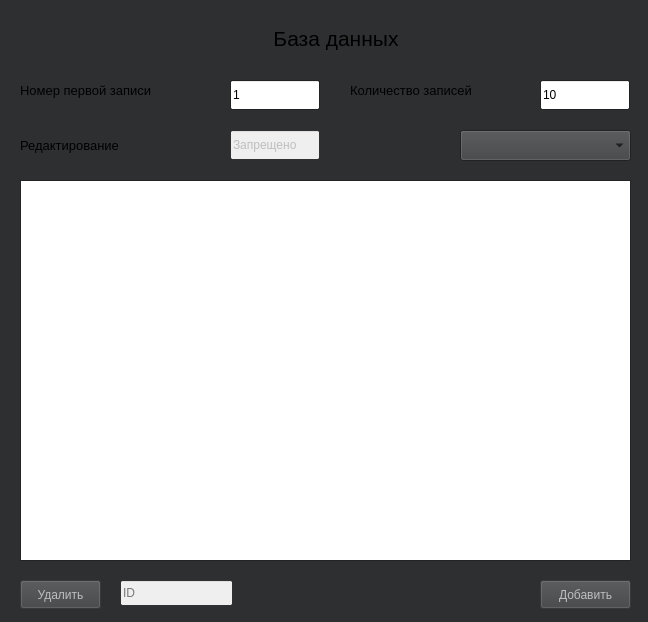
<?xml version="1.0" encoding="UTF-8"?>
<ui version="4.0">
 <class>database_view</class>
 <widget class="QDialog" name="database_view">
  <property name="geometry">
   <rect>
    <x>0</x>
    <y>0</y>
    <width>648</width>
    <height>622</height>
   </rect>
  </property>
  <property name="palette">
   <palette>
    <active>
     <colorrole role="Button">
      <brush brushstyle="SolidPattern">
       <color alpha="255">
        <red>7</red>
        <green>87</green>
        <blue>91</blue>
       </color>
      </brush>
     </colorrole>
     <colorrole role="Window">
      <brush brushstyle="SolidPattern">
       <color alpha="255">
        <red>196</red>
        <green>223</green>
        <blue>230</blue>
       </color>
      </brush>
     </colorrole>
    </active>
    <inactive>
     <colorrole role="Button">
      <brush brushstyle="SolidPattern">
       <color alpha="255">
        <red>64</red>
        <green>65</green>
        <blue>66</blue>
       </color>
      </brush>
     </colorrole>
     <colorrole role="Window">
      <brush brushstyle="SolidPattern">
       <color alpha="255">
        <red>46</red>
        <green>47</green>
        <blue>48</blue>
       </color>
      </brush>
     </colorrole>
    </inactive>
    <disabled>
     <colorrole role="Button">
      <brush brushstyle="SolidPattern">
       <color alpha="255">
        <red>64</red>
        <green>65</green>
        <blue>66</blue>
       </color>
      </brush>
     </colorrole>
     <colorrole role="Window">
      <brush brushstyle="SolidPattern">
       <color alpha="255">
        <red>68</red>
        <green>68</green>
        <blue>68</blue>
       </color>
      </brush>
     </colorrole>
    </disabled>
   </palette>
  </property>
  <property name="windowTitle">
   <string>База данных</string>
  </property>
  <widget class="QLabel" name="label">
   <property name="geometry">
    <rect>
     <x>190</x>
     <y>20</y>
     <width>292</width>
     <height>36</height>
    </rect>
   </property>
   <property name="font">
    <font>
     <pointsize>16</pointsize>
    </font>
   </property>
   <property name="text">
    <string>База данных</string>
   </property>
   <property name="alignment">
    <set>Qt::AlignCenter</set>
   </property>
  </widget>
  <widget class="QComboBox" name="db_combo">
   <property name="geometry">
    <rect>
     <x>460</x>
     <y>130</y>
     <width>171</width>
     <height>31</height>
    </rect>
   </property>
   <property name="font">
    <font>
     <pointsize>9</pointsize>
    </font>
   </property>
   <property name="editable">
    <bool>false</bool>
   </property>
   <property name="currentText">
    <string/>
   </property>
   <property name="placeholderText">
    <string>Выберите таблицу</string>
   </property>
  </widget>
  <widget class="QTableView" name="table_view">
   <property name="geometry">
    <rect>
     <x>20</x>
     <y>180</y>
     <width>611</width>
     <height>381</height>
    </rect>
   </property>
  </widget>
  <widget class="QLineEdit" name="first_number_edit">
   <property name="geometry">
    <rect>
     <x>230</x>
     <y>80</y>
     <width>90</width>
     <height>30</height>
    </rect>
   </property>
   <property name="text">
    <string>1</string>
   </property>
  </widget>
  <widget class="QLineEdit" name="records_limit_edit">
   <property name="geometry">
    <rect>
     <x>540</x>
     <y>80</y>
     <width>90</width>
     <height>30</height>
    </rect>
   </property>
   <property name="text">
    <string>10</string>
   </property>
  </widget>
  <widget class="QLabel" name="label_3">
   <property name="geometry">
    <rect>
     <x>20</x>
     <y>80</y>
     <width>181</width>
     <height>21</height>
    </rect>
   </property>
   <property name="font">
    <font>
     <pointsize>10</pointsize>
    </font>
   </property>
   <property name="text">
    <string>Номер первой записи</string>
   </property>
   <property name="alignment">
    <set>Qt::AlignLeading|Qt::AlignLeft|Qt::AlignVCenter</set>
   </property>
  </widget>
  <widget class="QLabel" name="label_4">
   <property name="geometry">
    <rect>
     <x>350</x>
     <y>80</y>
     <width>171</width>
     <height>21</height>
    </rect>
   </property>
   <property name="font">
    <font>
     <pointsize>10</pointsize>
    </font>
   </property>
   <property name="text">
    <string>Количество записей</string>
   </property>
   <property name="alignment">
    <set>Qt::AlignLeading|Qt::AlignLeft|Qt::AlignVCenter</set>
   </property>
  </widget>
  <widget class="QLabel" name="label_2">
   <property name="geometry">
    <rect>
     <x>20</x>
     <y>130</y>
     <width>131</width>
     <height>31</height>
    </rect>
   </property>
   <property name="font">
    <font>
     <pointsize>10</pointsize>
    </font>
   </property>
   <property name="text">
    <string>Редактирование</string>
   </property>
  </widget>
  <widget class="QLineEdit" name="redact_edit">
   <property name="enabled">
    <bool>false</bool>
   </property>
   <property name="geometry">
    <rect>
     <x>230</x>
     <y>130</y>
     <width>90</width>
     <height>30</height>
    </rect>
   </property>
   <property name="text">
    <string>Запрещено</string>
   </property>
  </widget>
  <widget class="QLineEdit" name="id_edit">
   <property name="enabled">
    <bool>false</bool>
   </property>
   <property name="geometry">
    <rect>
     <x>120</x>
     <y>580</y>
     <width>113</width>
     <height>26</height>
    </rect>
   </property>
   <property name="placeholderText">
    <string>ID</string>
   </property>
  </widget>
  <widget class="QPushButton" name="delete_button">
   <property name="enabled">
    <bool>false</bool>
   </property>
   <property name="geometry">
    <rect>
     <x>20</x>
     <y>580</y>
     <width>81</width>
     <height>29</height>
    </rect>
   </property>
   <property name="text">
    <string>Удалить</string>
   </property>
  </widget>
  <widget class="QPushButton" name="add_button">
   <property name="enabled">
    <bool>false</bool>
   </property>
   <property name="geometry">
    <rect>
     <x>540</x>
     <y>580</y>
     <width>91</width>
     <height>29</height>
    </rect>
   </property>
   <property name="text">
    <string>Добавить</string>
   </property>
  </widget>
 </widget>
 <resources/>
 <connections/>
</ui>
